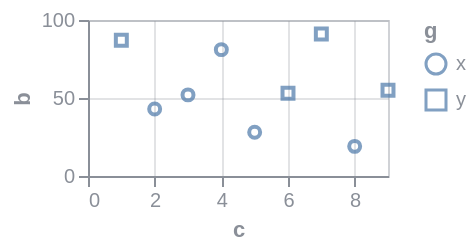

Here is the Vega-Lite specification saved for this chart:
### Vega specification from a JSON file in a GitHub repository (floating-point values rounded to 4 significant figures)
{"$schema": "https://vega.github.io/schema/vega/v6.json", "background": null, "padding": 5, "width": 150, "height": 78, "style": "cell", "data": [{"name": "source_0", "values": [{"a": "A", "b": 28, "c": 5, "g": "x"}, {"a": "B", "b": 55, "c": 9, "g": "y"}, {"a": "C", "b": 43, "c": 2, "g": "x"}, {"a": "D", "b": 91, "c": 7, "g": "y"}, {"a": "E", "b": 81, "c": 4, "g": "x"}, {"a": "F", "b": 53, "c": 6, "g": "y"}, {"a": "G", "b": 19, "c": 8, "g": "x"}, {"a": "H", "b": 87, "c": 1, "g": "y"}, {"a": "I", "b": 52, "c": 3, "g": "x"}]}, {"name": "data_0", "source": "source_0", "transform": [{"type": "filter", "expr": "isValid(datum[\"c\"]) && isFinite(+datum[\"c\"]) && isValid(datum[\"b\"]) && isFinite(+datum[\"b\"])"}]}], "marks": [{"name": "marks", "type": "symbol", "style": ["point"], "from": {"data": "data_0"}, "encode": {"update": {"opacity": {"value": 0.7}, "fill": {"value": "transparent"}, "stroke": {"value": "#4c78a8"}, "ariaRoleDescription": {"value": "point"}, "description": {"signal": "\"c: \" + (format(datum[\"c\"], \"\")) + \"; b: \" + (format(datum[\"b\"], \"\")) + \"; g: \" + (isValid(datum[\"g\"]) ? isArray(datum[\"g\"]) ? join(datum[\"g\"], ' ') : datum[\"g\"] : \"\"+datum[\"g\"])"}, "x": {"scale": "x", "field": "c"}, "y": {"scale": "y", "field": "b"}, "shape": {"scale": "shape", "field": "g"}}}}], "scales": [{"name": "x", "type": "linear", "domain": {"data": "data_0", "field": "c"}, "range": [0, {"signal": "width"}], "nice": true, "zero": true}, {"name": "y", "type": "linear", "domain": {"data": "data_0", "field": "b"}, "range": [{"signal": "height"}, 0], "nice": true, "zero": true}, {"name": "shape", "type": "ordinal", "domain": {"data": "data_0", "field": "g", "sort": true}, "range": "symbol"}], "axes": [{"scale": "x", "orient": "bottom", "gridScale": "y", "grid": true, "tickCount": {"signal": "ceil(width/40)"}, "domain": false, "labels": false, "aria": false, "maxExtent": 0, "minExtent": 0, "ticks": false, "zindex": 0}, {"scale": "y", "orient": "left", "gridScale": "x", "grid": true, "tickCount": {"signal": "ceil(height/40)"}, "domain": false, "labels": false, "aria": false, "maxExtent": 0, "minExtent": 0, "ticks": false, "zindex": 0}, {"scale": "x", "orient": "bottom", "grid": false, "title": "c", "labelFlush": true, "labelOverlap": true, "tickCount": {"signal": "ceil(width/40)"}, "zindex": 0}, {"scale": "y", "orient": "left", "grid": false, "title": "b", "labelOverlap": true, "tickCount": {"signal": "ceil(height/40)"}, "zindex": 0}], "legends": [{"shape": "shape", "symbolType": "circle", "title": "g", "encode": {"symbols": {"update": {"fill": {"value": "transparent"}, "stroke": {"value": "#4c78a8"}, "opacity": {"value": 0.7}}}}}], "config": {"axis": {"labelColor": "#8a8f98", "titleColor": "#8a8f98", "domainColor": "#8a8f98", "tickColor": "#8a8f98", "gridColor": "#8a8f98", "gridOpacity": 0.25}, "legend": {"labelColor": "#8a8f98", "titleColor": "#8a8f98"}, "style": {"cell": {"stroke": "#8a8f98", "strokeOpacity": 0.4}}}}
